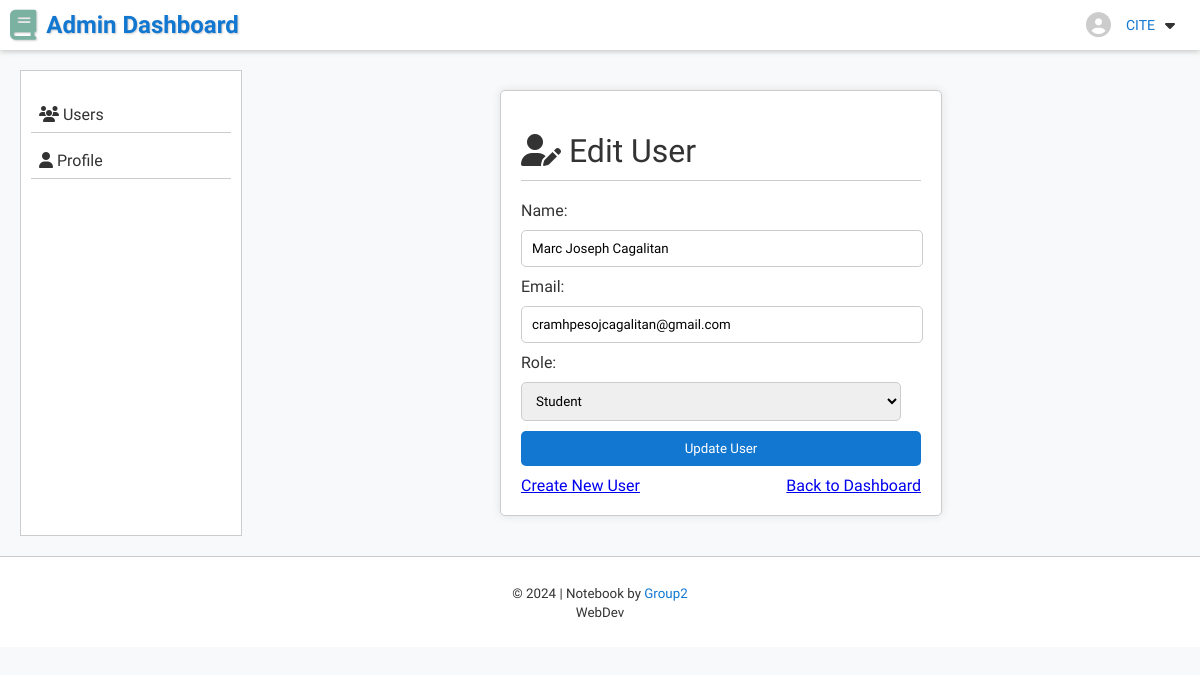
Screenshot of /controller/UserController.php?action=editUser&id=1 (signed in) with the database file from the repository.
### tables this page shows
CREATE TABLE `users` (
  `id` int(6) UNSIGNED NOT NULL,
  `name` varchar(255) NOT NULL,
  `email` varchar(255) NOT NULL,
  `password` varchar(255) NOT NULL,
  `role` enum('student','instructor','admin') NOT NULL DEFAULT 'student',
  `created_at` timestamp NOT NULL DEFAULT current_timestamp()
);

### model/UserModel.php (called while the page is built, shortened)
<?php
include __DIR__ . "/../config/config.php";
    class UserModel {
        private $conn;
        public function __construct() {
            global $conn;
            $this->conn = $conn;
        }
        public function getUserById($user_id) {
            $sql = "SELECT * FROM users WHERE id = ?";
            $stmt = $this->conn->prepare($sql);
            $stmt->bind_param("i", $user_id);
            $stmt->execute();
            $result = $stmt->get_result();
            $user = $result->fetch_assoc();
            return $user;
        }
        public function getRoles() {
            $sql_roles = "SELECT DISTINCT role FROM users";
            $result_roles = $this->conn->query($sql_roles);
            $roles = [];
            while ($row_role = $result_roles->fetch_assoc()) {
                $roles[] = $row_role['role'];
            }
            return $roles;
        }
        public function getUserNameById($user_id) {
            $sql = "SELECT name FROM users WHERE id = ?";
            $stmt = $this->conn->prepare($sql);
            $stmt->bind_param("i", $user_id);
            $stmt->execute();
            $stmt->bind_result($name);
            return $name;
        }
    }
?>

### view/edit_user.php (the view, shortened to what this page needs)
<!DOCTYPE html>
<html lang="en">
<head>
    <link rel="stylesheet" href="../public/css/admin_dashboard.css">
    <link rel="stylesheet" href="../public/css/edit_user.css">
</head>
<body>
    <header>
        <div class="header-container">
            <div class="logo">
                <i class="fas fa-book"></i> Admin Dashboard
            </div>
            <div class="user-info">
                <i class="fas fa-user-circle" id="user-circle"></i>
                <span class="username"><?php echo htmlspecialchars($name); ?></span>
                <div class="dropdown">
                <i class="fa-solid fa-caret-down"></i>
                </div>
            </div>
        </div>
    </header>
    <main>
        <nav>
            <ul>
                <li><a href="../view/admin_dashboard.php"><i class="fas fa-users"></i> Users</a></li>
                <li><a href="../view/admin_profile.php"><i class="fas fa-user"></i> Profile</a></li>
            </ul>
        </nav>
        <div class="main-content">
            <div class="form-container">
                <h1><i class="fas fa-user-edit"></i> Edit User</h1>
                <form action="../controller/UserController.php?action=updateUser" method="post">
                    <label for="name">Name:</label>
                    <input type="text" id="name" name="name" value="<?php echo htmlspecialchars($user['name']); ?>" required>
                    <label for="email">Email:</label>
                    <input type="email" id="email" name="email" value="<?php echo htmlspecialchars($user['email']); ?>" required>
                    <label for="role">Role:</label>
                    <select id="role" name="role">
                        <?php foreach ($roles as $role): ?>
                            <option value="<?php echo $role; ?>" <?php echo ($user['role'] === $role) ? 'selected' : ''; ?>>
                                <?php echo ucfirst($role); ?>
                            </option>
                        <?php endforeach; ?>
                    </select>
                    <button type="submit">Update User</button>
                    <div class="createBtn">
                        <a href="../controller/UserController.php?action=createUser" class="button">Create New User</a>
                        <a href="../view/admin_dashboard.php" class="button">Back to Dashboard</a>
                    </div>
                </form>
            </div>
        </div>
    </main>
    <footer id="footer">
    <p>
        <small>&copy; 2024 | Notebook by <a href="github.com">Group2</a><br> WebDev</small>
    </p>
</footer>
</body>
</html>

### public/css/admin_dashboard.css (style rules this page uses)
body { font-family: 'Source sans 3', sans-serif; background-color: #f8f9fa; margin: 0; padding: 0; font-weight: 320; }
header { background-color: #fff; padding: 10px; color: #333; box-shadow: 0 2px 5px #ccc; }
.header-container { display: flex; justify-content: space-between; align-items: center; position: relative; }
.logo { font-size: 24px; font-weight: bold; color: #1177D1; text-shadow: 1px 1px 2px #ccc; display: flex; align-items: center; }
.logo i { font-size: 30px; margin-right: 10px; color: #7ab1a1; }
.user-info { display: flex; align-items: center; }
#user-circle { color: #ccc; font-size: 25px; margin-right:15px; }
.username { font-size: 14px; margin-right: 10px; font-weight: 400; color: #1177D1; }
.dropdown { position: relative; display: inline-block; margin-right: 15px; }
main { display: flex; padding: 20px; }
nav { width: 200px; background-color: #fff; border: 1px solid #ccc; padding: 10px; }
nav ul { list-style-type: none; padding: 0; }
nav ul li { margin-bottom: 10px; border-bottom: 1px solid #ccc; }
nav ul li a { text-decoration: none; color: #333; display: block; padding: 8px; }
.main-content { flex: 1; padding-left: 20px; }
h1 { margin-bottom: 20px; color: #fff; padding-bottom: 10px; border-bottom: 1px solid #ccc; }
footer { display: flex; justify-content: center; text-align: center; color: #333; bottom: 0; width: 100%; background-color: #fff; padding: 10px 0; border-top: 1px solid #ccc; }
footer a { color: #1177D1; text-decoration: none; }

### public/css/edit_user.css (style rules this page uses)
* { font-family: 'Source sans 3', 'sans serif'; font-weight: 350; }
.form-container { max-width: 400px; margin: 20px auto; background-color: #fff; padding: 20px; border-radius: 5px; box-shadow: 0 0 10px rgba(0, 0, 0, 0.1); border: 1px solid #ccc; }
.form-container h1 { margin-bottom: 20px; color: #333; }
.form-container label { display: block; margin-bottom: 10px; color: #333; }
.form-container input[type="text"], .form-container input[type="email"], .form-container select { width: 95%; padding: 10px; margin-bottom: 10px; border: 1px solid #ccc; border-radius: 5px; }
.form-container button { background-color: #1177D1; color: #fff; border: none; cursor: pointer; width: 100%; padding: 10px; border-radius: 5px; }
.createBtn { margin-top: 10px; display: flex; justify-content: space-between; }

### rows the page displays
users: name "CITE"
users: name "Marc Joseph Cagalitan", email "cramhpesojcagalitan@gmail.com", role "Student"
